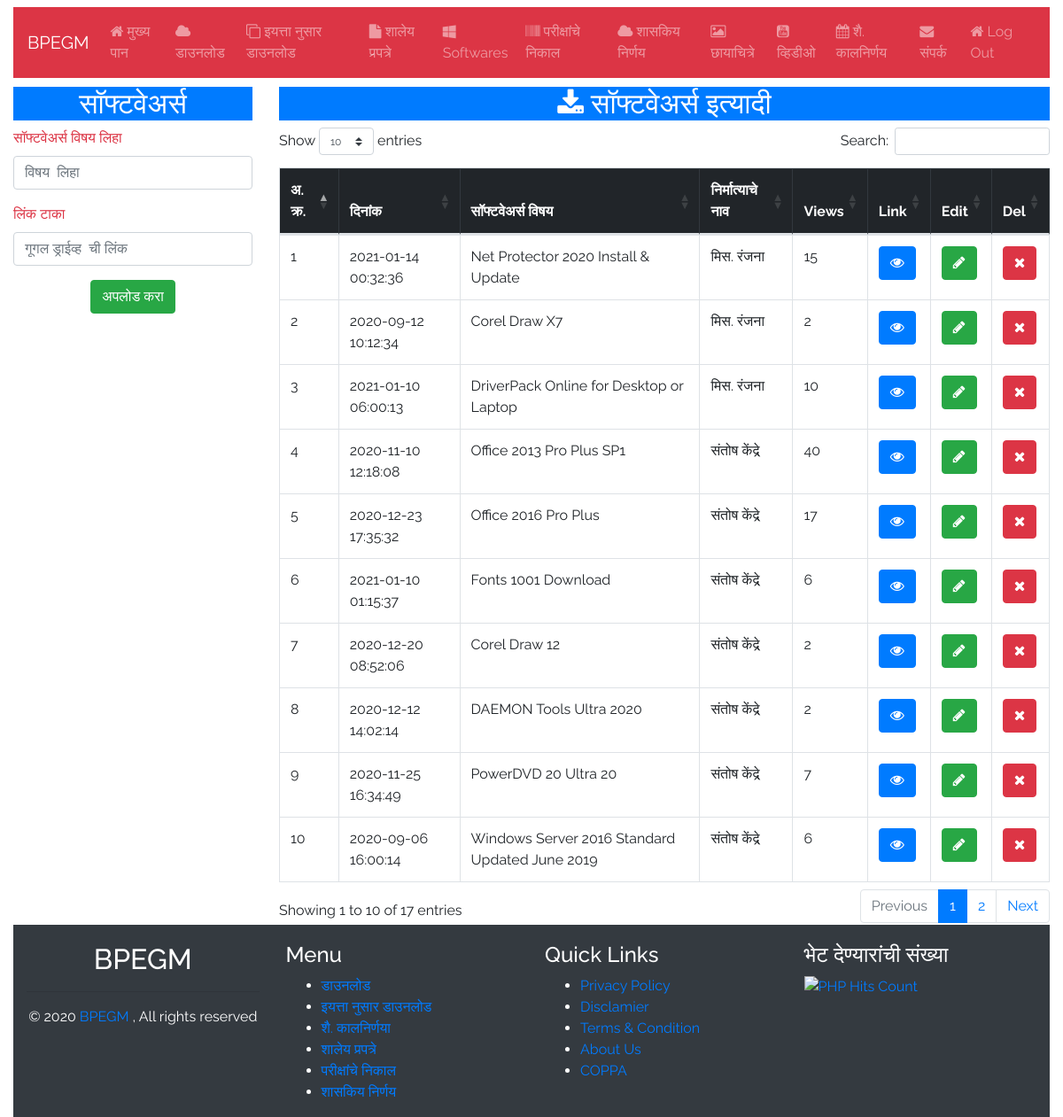
Screenshot of /admin/softwares.php (signed in) with the database file from the repository.
### tables this page shows
CREATE TABLE `software` (
  `id` int(11) NOT NULL,
  `date` timestamp NOT NULL DEFAULT CURRENT_TIMESTAMP ON UPDATE CURRENT_TIMESTAMP,
  `subject` varchar(255) NOT NULL,
  `link` varchar(255) NOT NULL,
  `uploaderId` int(10) NOT NULL,
  `views` int(11) NOT NULL
);

CREATE TABLE `uploaderby` (
  `id` int(11) NOT NULL,
  `name` varchar(250) NOT NULL,
  `schoolName` varchar(250) NOT NULL,
  `mobile` varchar(250) NOT NULL,
  `info` text NOT NULL,
  `image` varchar(250) NOT NULL,
  `password` varchar(255) NOT NULL
);

### admin/softwares.php (the view, shortened to what this page needs)
<?php
require_once('../inc/db.php');
include('inc/top.php');
?>
    <div class="container-fluid">
        <div class="row">
            <div class="col-lg-12">
                <?php include('inc/navbar.php');?>
            </div>
        </div>
        <div class="row" style="margin-top:10px;">
            <div class="col-md-3 mb-4">
                <h2 class="text-center bg-primary text-white">सॉफ्टवेअर्स   </h2>
                <form action="" method="post" enctype="multipart/form-data">
                    <div class="form-group ">
                        <label class="text-danger">सॉफ्टवेअर्स विषय लिहा </label>
                        <input type="text" class="form-control" placeholder="विषय  लिहा " name="title" required> </div>
                    <div class="form-group ">
                        <label class="text-danger"> लिंक टाका </label>
                        <input type="text" class="form-control" placeholder="गूगल ड्राईव्ह  ची लिंक" name="link" required> </div>
                    <div class="form-group " align="center">
                        <button type="submit" class="btn btn-success" name="submit">अपलोड करा </button>
                    </div>
                </form>
            </div>
            <div class="col-md-9">
                <div class="table-responsive">
                    <h2 class="text-center bg-primary text-white"><i class="fa fa-download"></i> सॉफ्टवेअर्स इत्यादी </h2>
                    <table class="table table-bordered " id="table2excel">
                        <thead class="table-dark">
                            <tr>
                                <th scope="col">अ. क्र.</th>
                                <th scope="col">दिनांक </th>
                                <th scope="col">सॉफ्टवेअर्स विषय </th>
                                <th scope="col">निर्मात्याचे नाव </th>
                                <th scope="col">Views </th>
                                <th scope="col">Link </th>
                                <th scope="col">Edit </th>
                                <th scope="col">Del </th>
                            </tr>
                        </thead>
                        <tbody>
                            <?php
                           $download = "SELECT * FROM software ORDER BY id DESC ";
                            $run_download = mysqli_query($con, $download);
                            $ia=0;
                            while($row_download = mysqli_fetch_array($run_download)){
                                $download_id = $row_download['id'];
                                $download_date = $row_download['date'];
                                $download_subject = $row_download['subject'];
                                $download_link = $row_download['link'];
                                $uploaderId = $row_download['uploaderId'];
                                $views = $row_download['views'];
                                if($uploaderId == 0){
                                     $uploaderId = 1;
                                }
                                $uploadera = "SELECT * FROM uploaderby WHERE id = $uploaderId";
                                $run_downloada = mysqli_query($con, $uploadera);
                                $row_uploadera = mysqli_fetch_array($run_downloada);
                                $uploader_name = $row_uploadera['name'];
                                $ia=$ia+1;
                                ?>
                                <tr class="">
                                    <td>
                                        <?php echo $ia;?>
                                    </td>
                                    <td>
                                        <?php echo $download_date;?>
                                    </td>
                                    <td>
                                        <?php echo $download_subject;?>
                                    </td>
                                    <td>
                                        <?php echo $uploader_name;?>
                                    </td>
                                    <td>
                                        <?php echo $views;?>
                                    </td>
                                    <td><a href="<?php echo $download_link;?>" class="btn btn-primary" target="_blank"><i class="fa fa-eye" aria-hidden="true"></i></a></td>
                                    <td><a href="editSoftware.php?id=<?php echo $download_id;?>" class="btn btn-success"><i class="fa fa-pencil" aria-hidden="true"></i></a></td>
                                    <td><a href="softwares.php?id=<?php echo $download_id;?>" class="btn btn-danger"><i class="fa fa-times" aria-hidden="true"></i></a></td>
                                </tr>
                                <?php } ?>
                        </tbody>
                    </table>
                </div>
            </div>
        </div>
        <div class="container-fluid">
            <div class="row bg-dark" style="padding-top:20px;">
                <?php include('inc/footer.php');?>
            </div>
        </div>
    </div>
    </body>
    </html>

### admin/inc/top.php (style rules this page uses)
body { font-family: 'Raleway'; }

### rows the page displays
software: date "2021-01-14 00:32:36", subject "Net Protector 2020 Install & Update", uploaderby.name "मिस. रंजना", views "15"
software: date "2020-09-12 10:12:34", subject "Corel Draw X7", uploaderby.name "मिस. रंजना", views "2"
software: date "2021-01-10 06:00:13", subject "DriverPack Online for Desktop or Laptop", uploaderby.name "मिस. रंजना", views "10"
software: date "2020-11-10 12:18:08", subject "Office 2013 Pro Plus SP1", uploaderby.name "संतोष केंद्रे", views "40"
software: date "2020-12-23 17:35:32", subject "Office 2016 Pro Plus", uploaderby.name "संतोष केंद्रे", views "17"
software: date "2021-01-10 01:15:37", subject "Fonts 1001 Download", uploaderby.name "संतोष केंद्रे", views "6"
software: date "2020-12-20 08:52:06", subject "Corel Draw 12", uploaderby.name "संतोष केंद्रे", views "2"
software: date "2020-12-12 14:02:14", subject "DAEMON Tools Ultra 2020", uploaderby.name "संतोष केंद्रे", views "2"
software: date "2020-11-25 16:34:49", subject "PowerDVD 20 Ultra 20", uploaderby.name "संतोष केंद्रे", views "7"
software: date "2020-09-06 16:00:14", subject "Windows Server 2016 Standard Updated June 2019", uploaderby.name "संतोष केंद्रे", views "6"
